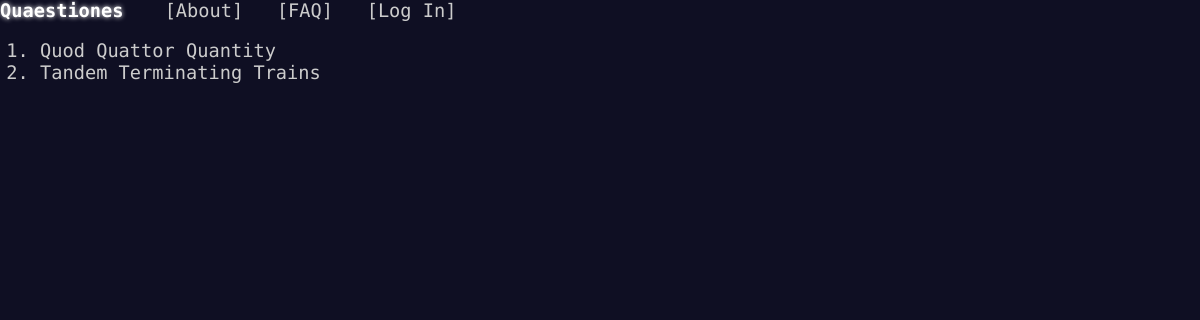
Before: / with the older database file.
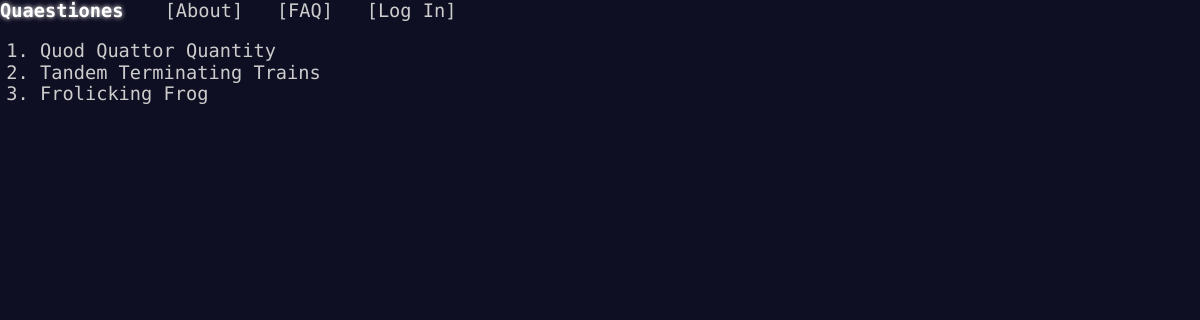
After: the same page with the newer database file.
### questions/models.py (models this page shows, shortened)
class Question(models.Model):
    title = models.CharField("Title", max_length=100)
    short_description = models.CharField("Summary of Question", max_length=200)
    long_description = models.TextField("Description", max_length=10000)
    pub_date = models.DateTimeField("Date Published", auto_now_add=True)
    last_updated = models.DateTimeField("Last Updated", auto_now=True)

### questions/views.py (the view)
# urls.py: path("", views.index, name="index"),
def index(request):
    question_list = Question.objects.order_by("pub_date")
    return render(request, "questions/index.html", {"question_list": question_list})

### questions/templates/questions/index.html
{% extends "questions/base.html" %}
{% load static %}
{% block page_content %}
    {% if question_list %}
        <ol>
        {% for question in question_list %}
            <li><a href="/questions/{{ question.id }}/">{{ question.title }}</a></li>
        {% endfor %}
        </ol>
    {% else %}
        <p>No questions are available.</p>
    {% endif %}
{% endblock %}

### questions/templates/questions/base.html (shortened to what this page needs)
{% extends "global/base_template.html" %}
{% load static %}
{% block content %}
    <header>
        <div class="header-1">
            <h1><a href="{% url 'index' %}">Quaestiones</a></h1>
            <nav>
                <ul>
                    <li>
                        [About]
                    </li>
                    <li>
                        [FAQ]
                    </li>
                    {% if request.user.is_authenticated %}
                        <li>
                            <a href="{% url 'accounts:logout' %}">[Log Out]</a>
                        </li>
                        <li>
                            {{ request.user.username }}
                        </li>
                    {% else %}
                        <li>
                            <a href="{% url 'accounts:login' %}">[Log In]</a>
                        </li>
                    {% endif %}
                </ul>
            </nav>
        </div>
    </header>
    <article>
        {% block page_content %}
        {% endblock %}
    </article>
{% endblock %}

### Quaestiones/templates/global/base_template.html (shortened to what this page needs)
{% load static %}
<!DOCTYPE html>
<html lang="en">
    <head>
        <link rel="stylesheet" type="text/css" href="{% static "vendors/css/grid.css" %}">
        <link rel="stylesheet" type="text/css" href="{% static "vendors/css/normalize.css" %}">
        <link rel="stylesheet" type="text/css" href="{% static "vendors/css/ionicons.css" %}">
        <link rel="stylesheet" type="text/css" href="{% static "resources/css/style.css" %}">
    </head>
    <body>
    {% block content %}{% endblock %}
    </body>
</html>

### Assets/resources/css/style.css (style rules this page uses)
html { background-color: #0f0f23; color: #ccc; font-family: "Source Code Pro", monospace; font-size: 14pt; font-weight: 300; text-rendering: optimizeLegibility; }
a:link, a:visited { color: inherit; text-decoration: none; }
h1, h2, h3 { font-size: 100%; font-style: normal; }
h1 { color: #fff; text-shadow: 0 0 5px #fff; }
header h1 { display: inline-block; margin: 0; padding-right: 1em; }
header nav { display: inline-block; }
header nav ul { list-style-type: none; padding: 0; margin: 0; display: inline-block; }
header nav li { display: inline-block; padding: 0 .6em; }
header nav a { display: inline-block; text-decoration: none; outline: none; }

Changed rows visible on the page:
added Question: title "Frolicking Frog"
